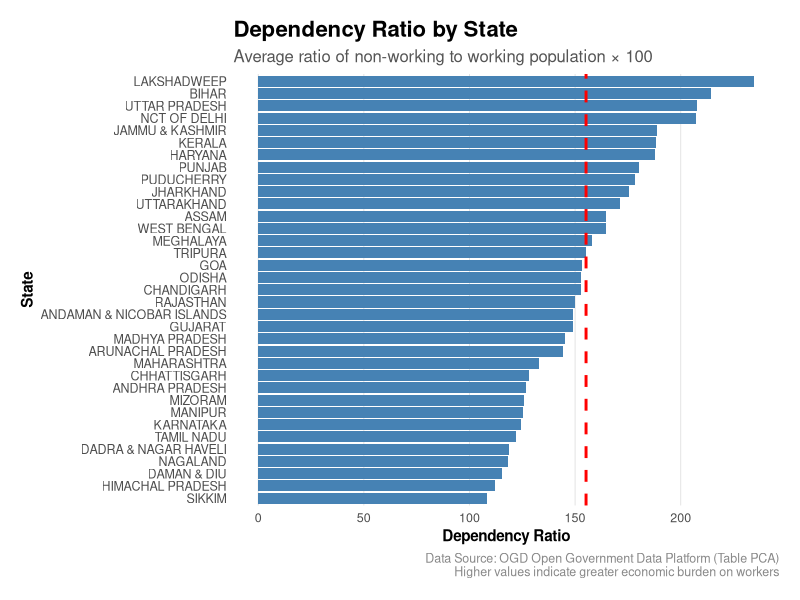
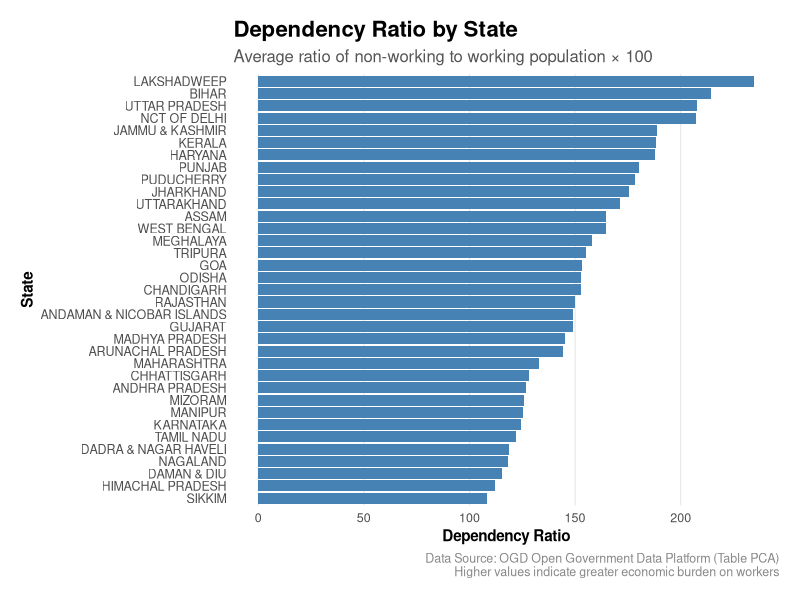
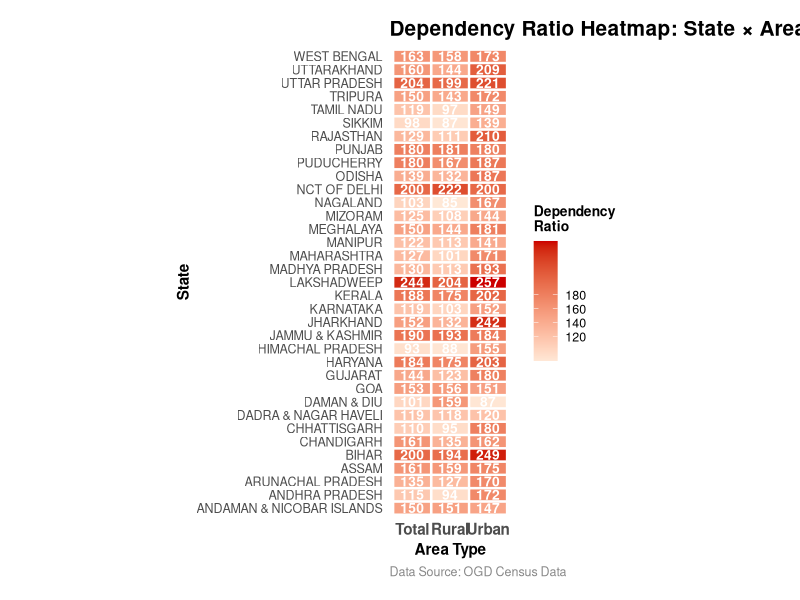
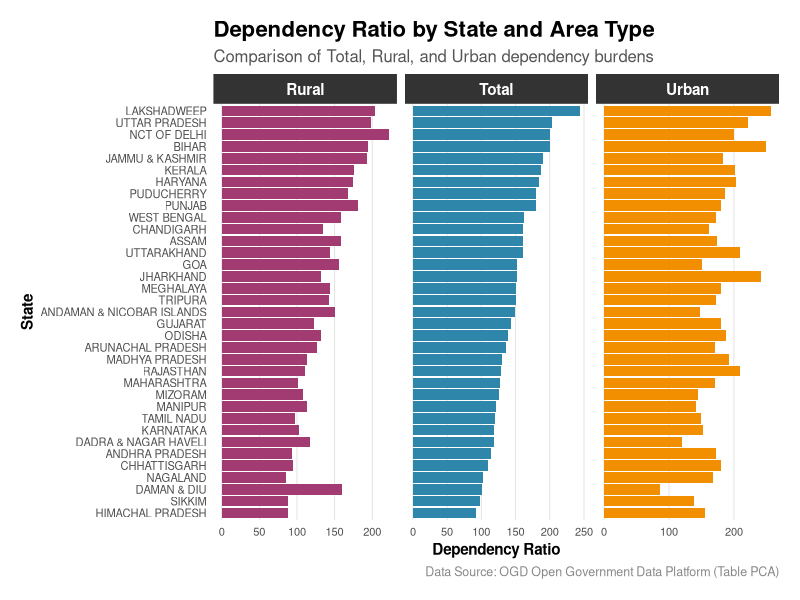

Source code (R) for these figures, in order: (Note: this script raises an error after producing the figures.)
# ============================================================================
# DEPENDENCY RATIO ANALYSIS - VISUALIZATION CODE

# ============================================================================

# Install required libraries (run once)
#install.packages("viridis")

library(tidyverse)
library(ggplot2)
library(dplyr)
library(tidyr)
library(scales)
library(viridis)
library(readr)
# ============================================================================
# STEP 1: LOAD  DATA
# ============================================================================
# Replace this with your actual data loading command
getwd()
setwd("C:/Users/RBI1/Documents/R_Basics")
dfo <- read.csv("population_perSTATE.csv", check.names = FALSE)
colnames(dfo)
View(dfo)
dfo<-dfo[-c(1,2,3),]

# Sample data creation (REPLACE with your actual data)
set.seed(42)
states <- unique(dfo$Name) #36 states 

# data frame mutation
df <- expand.grid(
  Name = states,
  TRU = c("Total", "Rural", "Urban")
) |>
  mutate(
    `Total Population Person` = dfo$`Total Population Person`,
    `Population in the age group 0-6 Person` = dfo$`Population in the age group 0-6 Person`,
    `Non Working Population Person` = dfo$`Non Working Population Person`,
    `Total Worker Population Person` = dfo$`Total Worker Population Person`
  )

# ============================================================================
# STEP 2: CALCULATE DEPENDENCY RATIO
# ============================================================================
df_with_ratio <- dfo %>%
  mutate(
    # Total Dependency Ratio = (Non-Working Population / Total Worker Population) × 100
    `Dependency Ratio` = (`Non Working Population Person` / `Total Worker Population Person`) * 100,
    
    # Young Dependency Ratio (only 0-6 age group)
    `Young Dependency Ratio` = (`Population in the age group 0-6 Person` / `Total Worker Population Person`) * 100,
    
    # Old Dependency Ratio (proxy: Total Pop - 0-6 - Workers)
    `Other Dependents` = ((`Non Working Population Person` - `Population in the age group 0-6 Person`)/ `Total Worker Population Person`)*100
  )


# View first few rows
View(df_with_ratio)
head(df_with_ratio)
summary(df_with_ratio$`Dependency Ratio`)
write_csv(df_with_ratio, "population_with_dependency_ratios.csv")
# ============================================================================
# VISUALIZATION 1: HORIZONTAL BAR CHART (States ranked by Dependency Ratio)
# ============================================================================
View(df_with_ratio)
# Calculate average dependency ratio by state (across all TRU)
state_dependency <- df_with_ratio %>%
  group_by(Name) %>%
  summarise(
    `Average Dependency Ratio` = mean(`Dependency Ratio`, na.rm = TRUE),
    .groups = 'drop'
  ) %>%
  arrange(`Average Dependency Ratio`) %>%
  mutate(Name = factor(Name, levels = Name))  # Sort by ratio
View(state_dependency)

# Create horizontal bar chart
plot1 <- ggplot(state_dependency, aes(x = `Average Dependency Ratio`, y = Name)) +
  geom_col(fill = "steelblue") +
  scale_fill_viridis_c(
    name = "Dependency Ratio",
    option = "plasma",
    direction = 1,
    breaks = pretty_breaks(5)
  ) +
  labs(
    title = "Dependency Ratio by State",
    subtitle = "Average ratio of non-working to working population × 100",
    x = "Dependency Ratio",
    y = "State",
    caption = "Data Source: OGD Open Government Data Platform (Table PCA)\nHigher values indicate greater economic burden on workers"
  ) +
  theme_minimal() +
  theme(
    plot.title = element_text(size = 16, face = "bold", hjust = 0),
    plot.subtitle = element_text(size = 12, color = "#555555", hjust = 0),
    axis.title = element_text(size = 11, face = "bold"),
    axis.text.y = element_text(size = 9),
    axis.text.x = element_text(size = 9),
    panel.grid.major.x = element_line(color = "#e0e0e0", linewidth = 0.3),
    panel.grid.minor.x = element_blank(),
    panel.grid.major.y = element_blank(),
    plot.caption = element_text(size = 9, color = "#888888", hjust = 1),
    legend.position = "right",
    plot.margin = margin(15, 15, 15, 15)
  )
national_avg <- mean(state_dependency$`Average Dependency Ratio`, na.rm = TRUE)
plot1 + geom_vline(xintercept = national_avg, linetype = "dashed", color = "red", linewidth = 1)

print(plot1)

# Save the plot
#ggsave("01_horizontal_bar_dependency_ratio.png", plot1, width = 12, height = 10, dpi = 300)

###HEAT MAP 
###for Total Rural Urban-------this has a slight difference from above which calculates the avg( accross TRU) 
# ===== PREPARE DATA FOR HEATMAP =====

heatmap_data <- df_with_ratio %>%
  group_by(Name, TRU) %>%
  summarise(
    `Dependency Ratio` = mean(`Dependency Ratio`, na.rm = TRUE),
    .groups = 'drop'
  ) %>%
  mutate(TRU = factor(TRU, levels = c("Total", "Rural", "Urban")))

# ===== CREATE HEATMAP =====

heatmap_plot <- ggplot(heatmap_data, aes(x = TRU, y = Name, fill = `Dependency Ratio`)) +
  # Heatmap tiles
  geom_tile(color = "white", linewidth = 0.8) +
  # Add values in cells
  geom_text(
    aes(label = round(`Dependency Ratio`, 0)),
    color = "white",
    size = 3.5,
    fontface = "bold"
  ) +
  # Color scale: Orange to Red
  scale_fill_gradient(
    name = "Dependency\nRatio",
    low = "#FFE8D6",      # Very light orange
    high = "#CC0000",     # Dark red
    breaks = c(120, 140, 160, 180),
    limits = c(NA, NA)
  ) +
  # Labels
  labs(
    title = "Dependency Ratio Heatmap: State × Area Type",
    x = "Area Type",
    y = "State",
    caption = "Data Source: OGD Census Data"
  ) +
  # Styling
  theme_minimal() +
  theme(
    plot.title = element_text(size = 15, face = "bold", hjust = 0),
    plot.subtitle = element_text(size = 11, color = "#555555", hjust = 0),
    axis.title = element_text(size = 11, face = "bold"),
    axis.text.x = element_text(size = 11, face = "bold"),
    axis.text.y = element_text(size = 9),
    panel.grid = element_blank(),
    legend.position = "right",
    legend.title = element_text(size = 10, face = "bold"),
    legend.text = element_text(size = 9),
    plot.caption = element_text(size = 9, color = "#888888", hjust = 0),
    plot.margin = margin(15, 15, 15, 15)
  ) +
  coord_fixed(ratio = 0.35)

print(heatmap_plot)

# Save
#ggsave("05_heatmap_dependency_ratio_state_tru.png", heatmap_plot, width = 10, height = 11, dpi = 300)

#cat("✓ Saved: 05_heatmap_dependency_ratio_state_tru.png\n")

# ============================================================================
# VISUALIZATION 2: FACETED BAR CHARTS (by TRU: Total, Rural, Urban)
# ============================================================================

# Calculate average dependency ratio by state and TRU
state_tru_dependency <- df_with_ratio %>%
  group_by(Name, TRU) %>%
  summarise(
    `Dependency Ratio` = mean(`Dependency Ratio`, na.rm = TRUE),
    .groups = 'drop'
  )

# Order states by average dependency ratio (Total category)
state_order <- state_tru_dependency %>%
  filter(TRU == "Total") %>%
  arrange(`Dependency Ratio`) %>%
  pull(Name)

state_tru_dependency <- state_tru_dependency %>%
  mutate(Name = factor(Name, levels = state_order))

# Create faceted bar chart
plot2 <- ggplot(state_tru_dependency, aes(x = `Dependency Ratio`, y = Name)) +
  geom_col(aes(fill = TRU), position = "dodge") +
  facet_wrap(~TRU, ncol = 3, scales = "free_x") +
  scale_fill_manual(
    values = c("Total" = "#2E86AB", "Rural" = "#A23B72", "Urban" = "#F18F01"),
    guide = "none"
  ) +
  labs(
    title = "Dependency Ratio by State and Area Type",
    subtitle = "Comparison of Total, Rural, and Urban dependency burdens",
    x = "Dependency Ratio",
    y = "State",
    caption = "Data Source: OGD Open Government Data Platform (Table PCA)"
  ) +
  theme_minimal() +
  theme(
    plot.title = element_text(size = 16, face = "bold", hjust = 0),
    plot.subtitle = element_text(size = 12, color = "#555555", hjust = 0),
    axis.title = element_text(size = 11, face = "bold"),
    axis.text.y = element_text(size = 8),
    axis.text.x = element_text(size = 8),
    panel.grid.major.x = element_line(color = "#e0e0e0", linewidth = 0.3),
    panel.grid.minor.x = element_blank(),
    panel.grid.major.y = element_blank(),
    strip.text = element_text(size = 11, face = "bold", color = "white", 
                              margin = margin(5, 5, 5, 5)),
    strip.background = element_rect(fill = "#333333", color = NA),
    plot.caption = element_text(size = 9, color = "#888888", hjust = 1),
    plot.margin = margin(15, 15, 15, 15)
  )

print(plot2)

# Save the plot
#ggsave("02_faceted_bar_tru_dependency.png", plot2, width = 14, height = 10, dpi = 300)

# ============================================================================
# STEP 3: GENERATE SUMMARY STATISTICS
# ============================================================================

cat("\n========== DEPENDENCY RATIO SUMMARY STATISTICS ==========\n")

# Overall statistics
cat("\nOVERALL DEPENDENCY RATIO STATISTICS:\n")
cat("Mean Dependency Ratio:", round(mean(df_with_ratio$`Dependency Ratio`, na.rm = TRUE), 2), "\n")
cat("Median Dependency Ratio:", round(median(df_with_ratio$`Dependency Ratio`, na.rm = TRUE), 2), "\n")
cat("SD Dependency Ratio:", round(sd(df_with_ratio$`Dependency Ratio`, na.rm = TRUE), 2), "\n")
cat("Min Dependency Ratio:", round(min(df_with_ratio$`Dependency Ratio`, na.rm = TRUE), 2), "\n")
cat("Max Dependency Ratio:", round(max(df_with_ratio$`Dependency Ratio`, na.rm = TRUE), 2), "\n")

# By TRU
cat("\n\nDEPENDENCY RATIO BY AREA TYPE (TRU):\n")
tru_summary <- df_with_ratio %>%
  group_by(TRU) %>%
  summarise(
    `Mean Ratio` = round(mean(`Dependency Ratio`, na.rm = TRUE), 2),
    `Median Ratio` = round(median(`Dependency Ratio`, na.rm = TRUE), 2),
    `SD` = round(sd(`Dependency Ratio`, na.rm = TRUE), 2),
    .groups = 'drop'
  )
print(tru_summary)

# Top 5 highest dependency states
cat("\n\nTOP 5 STATES WITH HIGHEST DEPENDENCY RATIO:\n")
top_states <- df_with_ratio %>%
  group_by(Name) %>%
  summarise(`Average Ratio` = mean(`Dependency Ratio`, na.rm = TRUE), .groups = 'drop') %>%
  arrange(desc(`Average Ratio`)) %>%
  head(5) %>%
  mutate(`Average Ratio` = round(`Average Ratio`, 2))
print(top_states)

# Top 5 lowest dependency states
cat("\n\nTOP 5 STATES WITH LOWEST DEPENDENCY RATIO:\n")
bottom_states <- df_with_ratio %>%
  group_by(Name) %>%
  summarise(`Average Ratio` = mean(`Dependency Ratio`, na.rm = TRUE), .groups = 'drop') %>%
  arrange(`Average Ratio`) %>%
  head(5) %>%
  mutate(`Average Ratio` = round(`Average Ratio`, 2))
print(bottom_states)

# Export summary table
summary_table <- df_with_ratio %>%
  group_by(Name, TRU) %>%
  summarise(
    `Dependency Ratio` = round(mean(`Dependency Ratio`, na.rm = TRUE), 2),
    `Young Dependency Ratio` = round(mean(`Young Dependency Ratio`, na.rm = TRUE), 2),
    `Workers` = format(round(mean(`Total Worker Population Person`, na.rm = TRUE), 0), big.mark = ","),
    `Non-Workers` = format(round(mean(`Non Working Population Person`, na.rm = TRUE), 0), big.mark = ","),
    .groups = 'drop'
  )





# ==============================================
# =====================================================
# Relation: Non-Agricultural Sectors vs Urbanization
# =====================================================

library(dplyr)
library(ggplot2)
library(corrplot)

# 1. Calculate shares of non-agricultural sectors
non_agri_data <- df %>%
  filter(TRU == "Total") %>%
  mutate(
    Main_Household_Industries_Share = (`Main Household Industries Population Person` / 
                                         `Main Working Population Person`) * 100,
    
    Main_Other_Workers_Share = (`Main Other Workers Population Person` / 
                                  `Main Working Population Person`) * 100
  ) %>%
  select(
    Name,
    Main_Household_Industries_Share,
    Main_Other_Workers_Share,
    `Total Population Person`
  )

# 2. Get Urbanization Rate (reuse from earlier code)
urbanization <- df %>%
  filter(TRU == "Total") %>%
  select(Name, Total_Pop = `Total Population Person`) %>%
  left_join(
    df %>% filter(TRU == "Urban") %>% select(Name, Urban_Pop = `Total Population Person`),
    by = "Name"
  ) %>%
  mutate(Urbanization_Rate = (Urban_Pop / Total_Pop) * 100) %>%
  select(Name, Urbanization_Rate)

# 3. Merge everything
final_data <- non_agri_data %>%
  left_join(urbanization, by = "Name") %>%
  drop_na()

# 4. Correlation Analysis
cor_matrix <- cor(final_data %>% select(Main_Household_Industries_Share, 
                                        Main_Other_Workers_Share, 
                                        Urbanization_Rate))
print(round(cor_matrix, 3))

# 5. Scatter Plots

# Plot 1: Household Industries vs Urbanization
ggplot(final_data, aes(x = Main_Household_Industries_Share, y = Urbanization_Rate)) +
  geom_point(color = "steelblue", size = 3) +
  geom_smooth(method = "lm", se = TRUE, color = "red") +
  labs(title = "Household Industries vs Urbanization",
       x = "Main Household Industries Share (%)",
       y = "Urbanization Rate (%)") +
  theme_minimal()

# Plot 2: Other Workers (Service + Manufacturing) vs Urbanization
ggplot(final_data, aes(x = Main_Other_Workers_Share, y = Urbanization_Rate)) +
  geom_point(color = "darkgreen", size = 3) +
  geom_smooth(method = "lm", se = TRUE, color = "red") +
  labs(title = "Other Workers (Service Sector) vs Urbanization",
       x = "Main Other Workers Share (%)",
       y = "Urbanization Rate (%)") +
  theme_minimal()

# =====================================================
# Agricultural Workforce Share vs Urbanization
# =====================================================

library(dplyr)
library(ggplot2)

# 1. Calculate Agri_Workforce_Share
agri_data <- df %>%
  filter(TRU == "Total") %>%
  mutate(
    Agri_Workforce_Share = ((`Main Cultivator Population Person` + 
                               `Main Agricultural Labourers Population Person`) / 
                              `Main Working Population Person`) * 100
  ) %>%
  select(Name, Agri_Workforce_Share)

# 2. Get Urbanization Rate (same as before)
urbanization <- df %>%
  filter(TRU == "Total") %>%
  select(Name, Total_Pop = `Total Population Person`) %>%
  left_join(
    df %>% filter(TRU == "Urban") %>% 
      select(Name, Urban_Pop = `Total Population Person`),
    by = "Name"
  ) %>%
  mutate(Urbanization_Rate = (Urban_Pop / Total_Pop) * 100) %>%
  select(Name, Urbanization_Rate)

# 3. Merge both
agri_urban_data <- agri_data %>%
  left_join(urbanization, by = "Name") %>%
  drop_na()

# 4. Correlation
cor(agri_urban_data$Agri_Workforce_Share, 
    agri_urban_data$Urbanization_Rate, 
    method = "pearson")

# 5. Scatter Plot
ggplot(agri_urban_data, aes(x = Agri_Workforce_Share, y = Urbanization_Rate)) +
  geom_point(color = "darkred", size = 3, alpha = 0.7) +
  geom_smooth(method = "lm", se = TRUE, color = "blue") +
  labs(
    title = "Agricultural Workforce Share vs Urbanization",
    x = "Agricultural Workforce Share (% of Main Workers)",
    y = "Urbanization Rate (%)"
  ) +
  theme_minimal() +
  theme(plot.title = element_text(face = "bold"))
